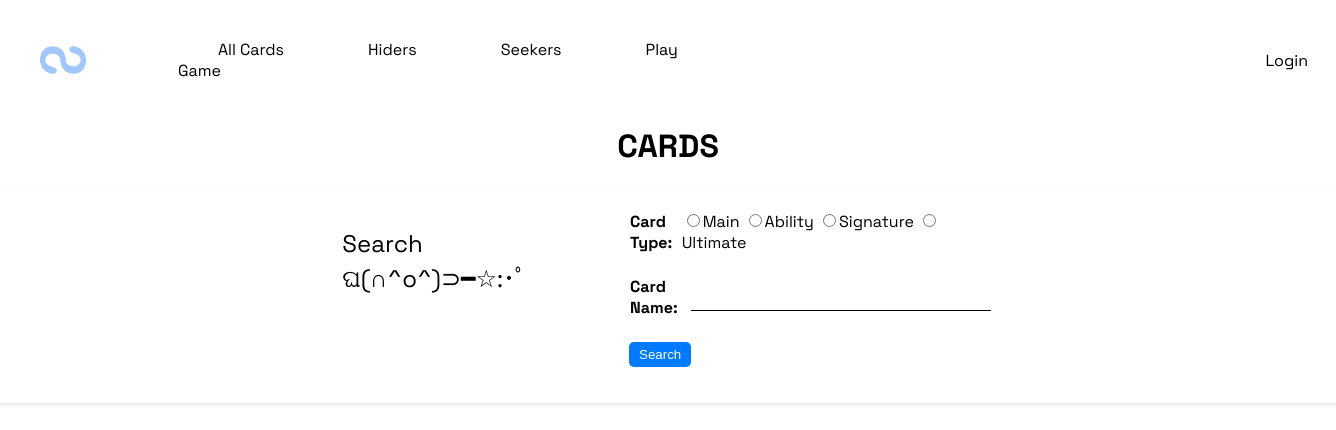
The app's page /, older data.
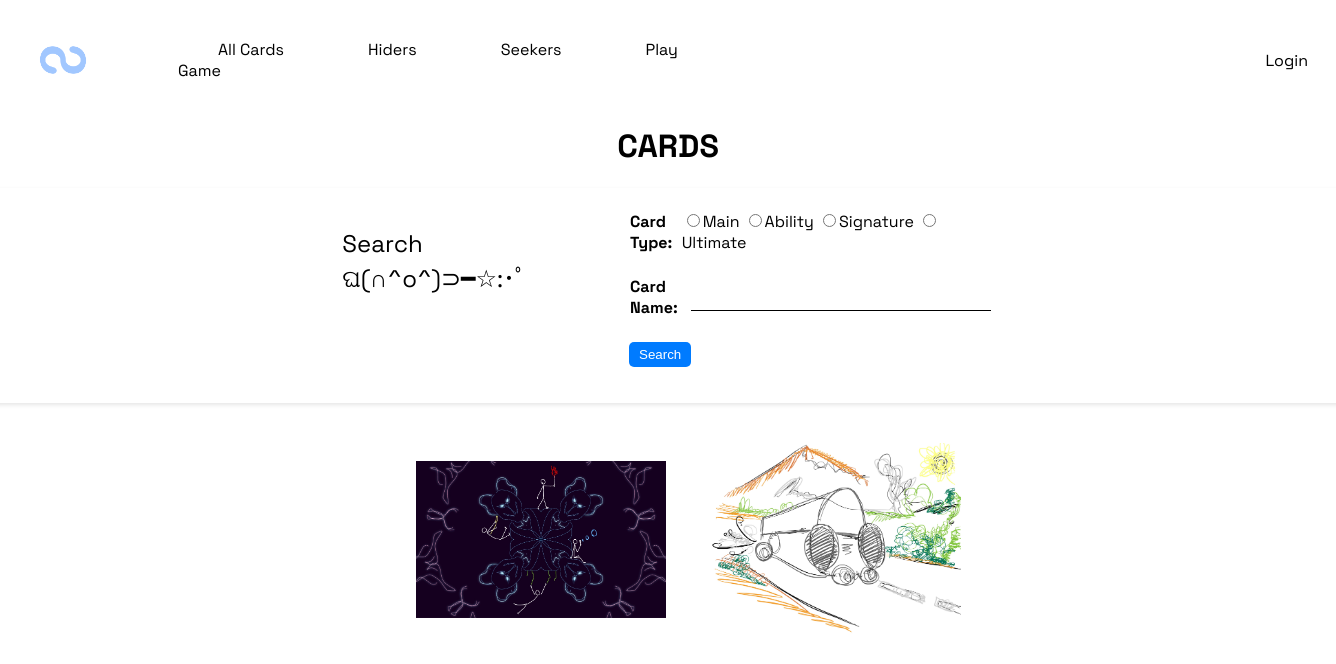
The same page, newer data.
### game/models.py (models this page shows, shortened)
class Card(models.Model):
    card_name = models.CharField(max_length=100)
    image = models.ImageField()
    description = models.TextField()
    card_type = models.CharField(max_length=13)
    keywords = models.TextField()

### game/views.py (the view)
# urls.py: path(r'', views.ShowAllCards.as_view(), name='show_all_cards'), # currently my main page
class ShowAllCards(ListView):
    model = Card
    template_name = 'game/show_all_cards.html'
    context_object_name = 'cards'

### game/templates/game/show_all_cards.html (shortened to what this page needs)
{% extends 'game/base.html' %}
{% block content %}
    <h1>CARDS</h1>
    <div>
        {% include 'game/search.html' %}
    </div>
    <ul>
        <div class="card-list-container">
            {% for card in cards %}
            <div class="card-list-item"><img src="{{ card.image.url }}" alt="{{ card.card_name }}"></div>
            {% endfor %}
        </div>
    </ul>
{% endblock %}

### game/templates/game/base.html (shortened to what this page needs)
{% load static %}
<html>
    <head>
        <link rel="stylesheet" href="{% static 'style.css' %}">
    </head>
    <body>
        <header>
            <nav>
                <img src="{% static 'images/logo.png' %}" alt="logo">
                <ul>
                    <li><a href="{% url 'show_all_cards' %}">All Cards</a></li>
                    <li><a href="{% url 'show_all_hiders' %}">Hiders</a></li>
                    <li><a href="{% url 'show_all_seekers' %}">Seekers</a></li>
                    <li><a href="">Play Game</a></li>
                </ul>
                {% if user.is_authenticated %}
                    <a class="profile-header" href="">Profile</a>
                {% else %}
                    <a class="profile-header" href="">Login</a>
                {% endif %}
            </nav>
        </header>
        {% block content %}
        {% endblock %}
    </body>
</html>

### game/templates/game/search.html (shortened to what this page needs)
<div class="search-container">
    <div class="search-form">
        <h2>
            Search
            <br>
            ଘ(∩^o^)⊃━☆:･ﾟ
        </h2>
        <form action="{% url 'show_all_cards' %}">
            <table class="search-table">
                <tr>
                    <th>Card Type: </th>
                    <td>
                        <input type="radio" name="card_type" value="main">Main
                        <input type="radio" name="card_type" value="ability">Ability
                        <input type="radio" name="card_type" value="signature">Signature
                        <input type="radio" name="card_type" value="ultimate">Ultimate
                    </td>
                </tr>
                <tr>
                    <th>Card Name: </th>
                    <td><input type="text" name="card_name"></td>
                </tr>
            </table>
            <input type="submit" value="Search">
        </form>
    </div>
</div>

### static/style.css (style rules this page uses)
body { margin-top: 25px; font-family: 'Space Grotesk', sans-serif; }
header { display: flex; align-items: center; }
header * { display: inline; color: black; text-decoration: none; }
header img { height: 50px; width: auto; }
nav { display: flex; align-items: center; }
nav * { margin: 20px; margin-top: 10px; }
.profile-header { margin-left: 485px; }
h1 { text-align: center; }
.card-list-container { display: flex; flex-direction: row; align-items: center; justify-content: center; flex-wrap: wrap; gap: 5px; z-index: 1; }
.card-list-item { flex-basis: 100px; margin: 20px; perspective: 1000px; }
.card-list-container img { width: 250px; height: auto; transition: transform 0.5s ease; transform-origin: center; }
.search-container { display: flex; align-items: center; justify-content: center; margin: 20px; }
.search-form { display: flex; background-color: #fff; padding: 20px; padding-left: 400px; padding-right: 400px; border-radius: 20px; box-shadow: 0 2px 4px rgba(0, 0, 0, 0.1); }
.search-form h2 { margin-right: 100px; font-weight: normal; }
.search-form input[type="text"] { flex-grow: 1; width: 300px; border: none; border-bottom: 1px solid black; font-size: 16px; padding: 5px; margin-left: 9px; }
.search-table td, th { padding-bottom: 20px; text-align: left; }
.search-form input[type="submit"] { background-color: #007bff; color: #fff; border: none; padding: 5px 10px; margin-left: 2px; border-radius: 5px; cursor: pointer; }

Row changes from the older to the newer data that the page shows:
added Card: image (picture)
added Card: image (picture)
